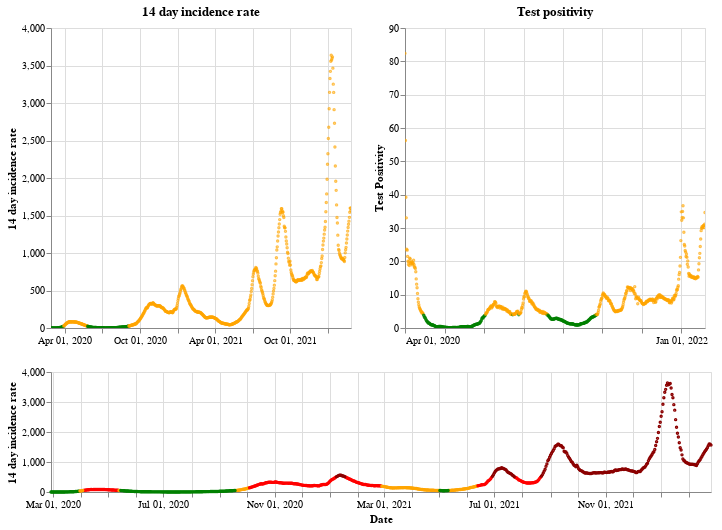

This figure's notebook cell:
### Markdown cell above
## Scotland

### Code cell
plot_traffic_light('Scotland')

### Figure 1 — Vega-Lite specification as saved in the notebook (floating-point values rounded to 4 significant figures; data arrays with more than 128 entries replaced by an {"elided": "..."} marker saying what was removed)
{"config": {"view": {"continuousWidth": 400, "continuousHeight": 300}}, "vconcat": [{"hconcat": [{"mark": {"type": "point", "size": 2}, "encoding": {"color": {"condition": {"value": "green", "test": "(datum.twoWeeklyCasesRate <= 25)"}, "value": "orange"}, "tooltip": [{"type": "nominal", "field": "areaName"}, {"type": "temporal", "field": "date"}, {"type": "quantitative", "field": "twoWeeklyCasesRate"}, {"type": "quantitative", "field": "testPositivity"}], "x": {"type": "temporal", "axis": {"title": ""}, "field": "date", "scale": {"domain": {"selection": "DateBrush"}}, "timeUnit": "yearmonthdate"}, "y": {"type": "quantitative", "axis": {"title": "14 day incidence rate"}, "field": "twoWeeklyCasesRate"}}, "title": "14 day incidence rate", "width": 300}, {"mark": {"type": "point", "size": 2}, "encoding": {"color": {"condition": {"value": "green", "test": "(datum.testPositivity <= 4)"}, "value": "orange"}, "tooltip": [{"type": "nominal", "field": "areaName"}, {"type": "temporal", "field": "date"}, {"type": "quantitative", "field": "twoWeeklyCasesRate"}, {"type": "quantitative", "field": "testPositivity"}], "x": {"type": "temporal", "axis": {"title": ""}, "field": "date", "scale": {"domain": {"selection": "DateBrush"}}, "timeUnit": "yearmonthdate"}, "y": {"type": "quantitative", "axis": {"title": "Test Positivity"}, "field": "testPositivity"}}, "title": "Test positivity", "width": 300}]}, {"layer": [{"mark": {"type": "point", "size": 2}, "encoding": {"color": {"condition": {"value": "orange", "test": "(((datum.testPositivity < 4) && (datum.twoWeeklyCasesRate >= 50)) && (datum.twoWeeklyCasesRate < 200))"}, "value": "red"}, "opacity": {"condition": {"value": 1, "test": "((datum.twoWeeklyCasesRate >= 50) && (datum.twoWeeklyCasesRate < 500))"}, "value": 0}, "tooltip": [{"type": "nominal", "field": "areaName"}, {"type": "temporal", "field": "date"}, {"type": "quantitative", "field": "twoWeeklyCasesRate"}, {"type": "quantitative", "field": "testPositivity"}], "x": {"type": "temporal", "axis": {"title": "Date"}, "field": "date", "timeUnit": "yearmonthdate"}, "y": {"type": "quantitative", "axis": {"title": "14 day incidence rate"}, "field": "twoWeeklyCasesRate"}}, "selection": {"DateBrush": {"type": "interval", "encodings": ["x"], "fields": ["Time"]}}}, {"mark": {"type": "point", "size": 2}, "encoding": {"color": {"value": "darkred"}, "opacity": {"condition": {"value": 1, "test": "(datum.twoWeeklyCasesRate >= 500)"}, "value": 0}, "tooltip": [{"type": "nominal", "field": "areaName"}, {"type": "temporal", "field": "date"}, {"type": "quantitative", "field": "twoWeeklyCasesRate"}, {"type": "quantitative", "field": "testPositivity"}], "x": {"type": "temporal", "axis": {"title": "Date"}, "field": "date", "timeUnit": "yearmonthdate"}, "y": {"type": "quantitative", "axis": {"title": "14 day incidence rate"}, "field": "twoWeeklyCasesRate"}}}, {"mark": {"type": "point", "size": 2}, "encoding": {"color": {"condition": {"value": "green", "test": "((datum.testPositivity < 4) && (datum.twoWeeklyCasesRate < 50))"}, "value": "orange"}, "opacity": {"condition": {"value": 1, "test": "(datum.twoWeeklyCasesRate < 50)"}, "value": 0}, "tooltip": [{"type": "nominal", "field": "areaName"}, {"type": "temporal", "field": "date"}, {"type": "quantitative", "field": "twoWeeklyCasesRate"}, {"type": "quantitative", "field": "testPositivity"}], "x": {"type": "temporal", "axis": {"title": "Date"}, "field": "date", "timeUnit": "yearmonthdate"}, "y": {"type": "quantitative", "axis": {"title": "14 day incidence rate"}, "field": "twoWeeklyCasesRate"}}}], "height": 120, "width": 660}], "data": {"name": "data-a2ca33263fdf40080a54bb6ab9a40c5f"}, "$schema": "https://vega.github.io/schema/vega-lite/v4.8.1.json", "datasets": {"data-a2ca33263fdf40080a54bb6ab9a40c5f": {"elided": "729 records"}}}
